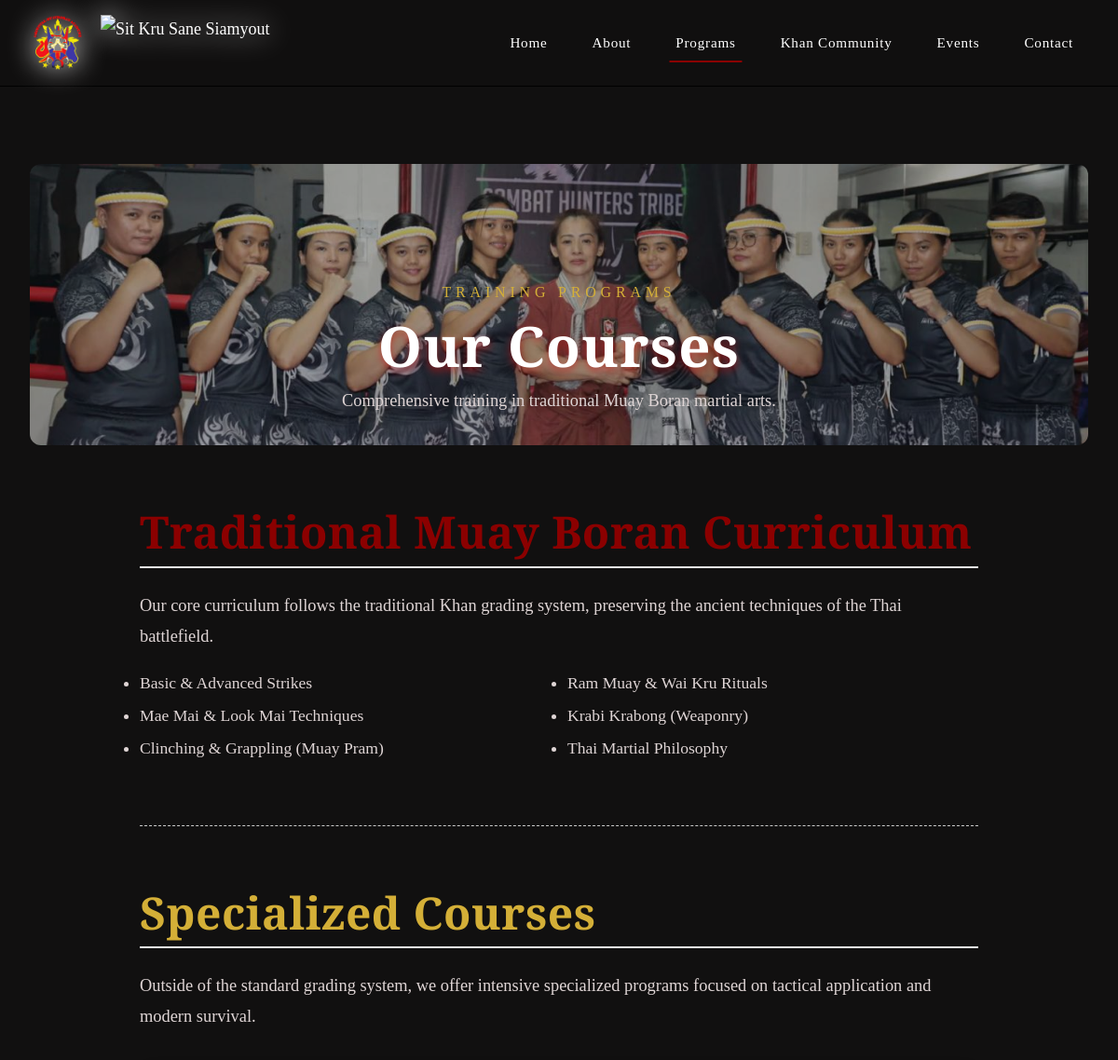
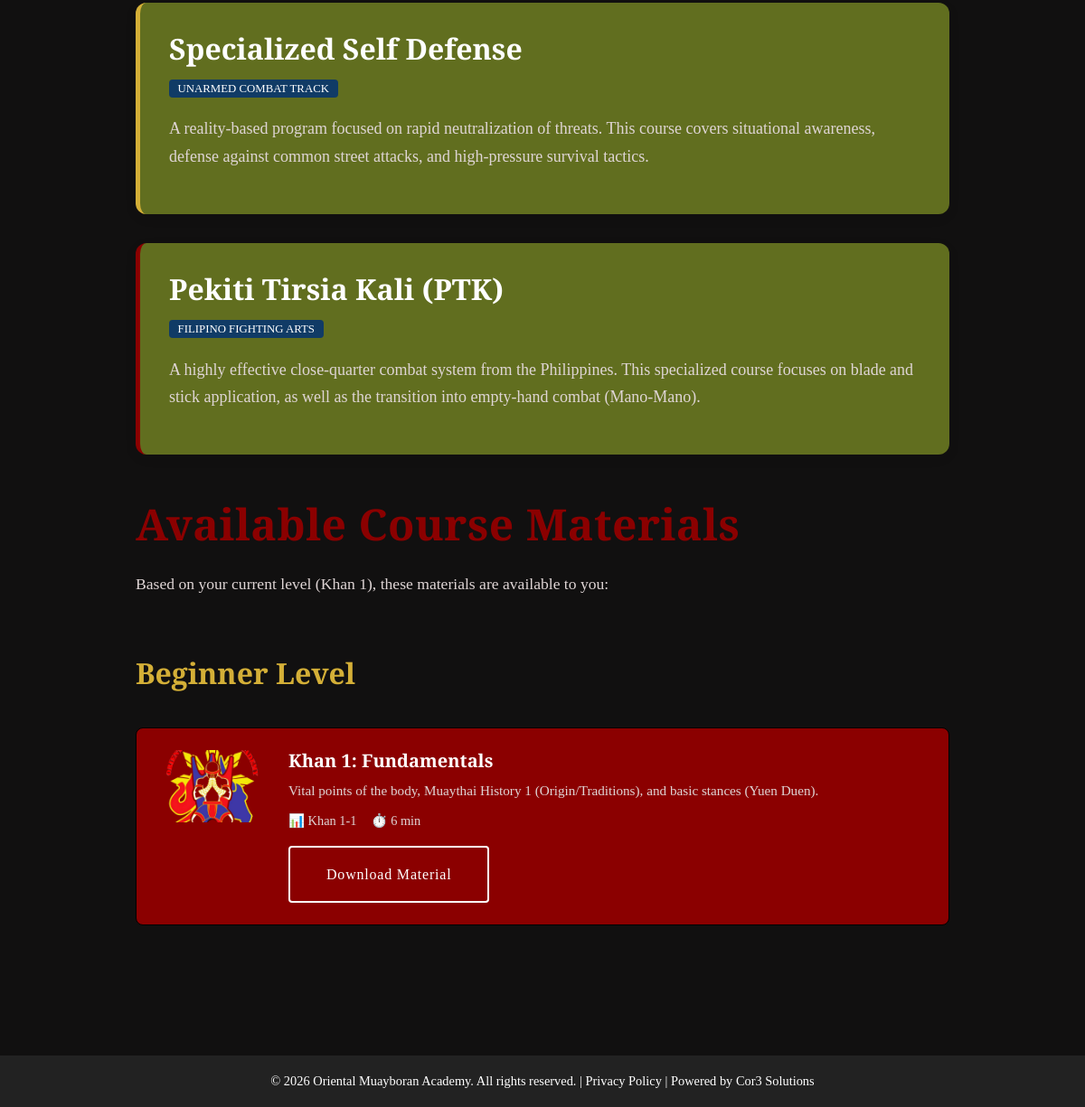
Page /pages/course.php (signed in) on the committed database (2 pictures, top to bottom).
### tables this page shows
CREATE TABLE `khan_members` (
  `id` int(11) NOT NULL AUTO_INCREMENT,
  `user_id` int(11) DEFAULT NULL,
  `full_name` varchar(255) NOT NULL,
  `email` varchar(255) NOT NULL,
  `phone` varchar(50) DEFAULT NULL,
  `photo_path` varchar(500) DEFAULT NULL,
  `current_khan_level` int(11) DEFAULT 1,
  `khan_color` varchar(50) DEFAULT NULL,
  `date_joined` date NOT NULL,
  `date_promoted` date DEFAULT NULL,
  `instructor_id` int(11) DEFAULT NULL,
  `training_location` varchar(255) DEFAULT NULL,
  `status` enum('active','inactive','refresher') DEFAULT 'active',
  `notes` text DEFAULT NULL,
  `created_at` timestamp NOT NULL DEFAULT current_timestamp(),
  `updated_at` timestamp NOT NULL DEFAULT current_timestamp() ON UPDATE current_timestamp(),
  PRIMARY KEY (`id`),
  KEY `user_id` (`user_id`),
  KEY `instructor_id` (`instructor_id`),
  KEY `idx_khan_level` (`current_khan_level`),
  KEY `idx_status` (`status`),
  KEY `idx_email` (`email`),
  CONSTRAINT `khan_members_ibfk_1` FOREIGN KEY (`user_id`) REFERENCES `users` (`id`) ON DELETE SET NULL,
  CONSTRAINT `khan_members_ibfk_2` FOREIGN KEY (`instructor_id`) REFERENCES `instructors` (`id`) ON DELETE SET NULL
);

CREATE TABLE `course_materials` (
  `id` int(11) NOT NULL AUTO_INCREMENT,
  `title` varchar(255) NOT NULL,
  `description` text DEFAULT NULL,
  `category` enum('beginner','intermediate','advanced','instructor','weapon') NOT NULL,
  `khan_level_min` int(11) DEFAULT 1,
  `khan_level_max` int(11) DEFAULT 16,
  `file_path` varchar(500) DEFAULT NULL,
  `file_type` varchar(50) DEFAULT NULL,
  `video_url` varchar(500) DEFAULT NULL,
  `thumbnail_path` varchar(500) DEFAULT NULL,
  `duration_minutes` int(11) DEFAULT NULL,
  `display_order` int(11) DEFAULT 0,
  `is_public` tinyint(1) DEFAULT 0,
  `status` enum('draft','published','archived') DEFAULT 'published',
  `created_by` int(11) DEFAULT NULL,
  `created_at` timestamp NOT NULL DEFAULT current_timestamp(),
  `updated_at` timestamp NOT NULL DEFAULT current_timestamp() ON UPDATE current_timestamp(),
  PRIMARY KEY (`id`),
  KEY `created_by` (`created_by`),
  KEY `idx_category` (`category`),
  KEY `idx_khan_level` (`khan_level_min`,`khan_level_max`),
  KEY `idx_status` (`status`),
  CONSTRAINT `course_materials_ibfk_1` FOREIGN KEY (`created_by`) REFERENCES `users` (`id`) ON DELETE SET NULL
);

### config/database.php (called while the page is built, shortened)
<?php
function isLoggedIn() {
    return isset($_SESSION['user_id']);
}

### pages/course.php (the view, shortened to what this page needs)
<?php
include '../includes/header.php';
$conn = getDbConnection();
$user_khan_level = 0;
if (isLoggedIn()) {
    $user_id = $_SESSION['user_id'];
    $member_query = $conn->query("SELECT current_khan_level FROM khan_members WHERE user_id = $user_id");
    if ($member = $member_query->fetch_assoc()) {
        $user_khan_level = $member['current_khan_level'];
    }
}
if (isLoggedIn() && $user_khan_level > 0) {
    $courses = $conn->query("
        SELECT * FROM course_materials
        WHERE status = 'published'
        AND khan_level_min <= $user_khan_level
        ORDER BY category, display_order ASC
    ");
}
?>
<section class="section">
    <div class="container">
        <div class="section-header text-center" style="
    min-height: 300px;
    background:
      linear-gradient(rgba(0,0,0,0.35), rgba(0,0,0,0.35)),
      url('../assets/images/courses.jpg')
 center / cover no-repeat;
    padding: 2rem 2rem;
    border-radius: 12px;
    color: #fff;
    display: flex;
    flex-direction: column;
    justify-content: center;
">
            <br><br><br>
            <p class="section-subtitle" style="margin-bottom: 0.5rem;">Training Programs</p>
            <h1 class="hero-title"
                style="color:#ffffff; text-shadow: 0 4px 8px rgba(202, 19, 19, 0.6); margin-bottom: 0.5rem;">
                Our Courses
            </h1>
            <p class="section-description" style="margin-bottom: 0;">
                Comprehensive training in traditional Muay Boran martial arts.
            </p>
        </div>
        <div style="max-width: 900px; margin: 3rem auto;">
            <div style="margin-bottom: 4rem;">
                <h2
                    style="color: var(--color-primary); margin-bottom: 1.5rem; border-bottom: 2px solid #eee; padding-bottom: 0.5rem;">
                    Traditional Muay Boran Curriculum</h2>
                <p style="font-size: 1.15rem; line-height: 1.8; color: var(--color-text-light);">
                    Our core curriculum follows the traditional Khan grading system, preserving the ancient techniques
                    of the Thai battlefield.
                </p>
                <ul
                    style="font-size: 1.1rem; line-height: 2; color: var(--color-text-light); columns: 2; margin-top: 1rem;">
                    <li>Basic & Advanced Strikes</li>
                    <li>Mae Mai & Look Mai Techniques</li>
                    <li>Clinching & Grappling (Muay Pram)</li>
                    <li>Ram Muay & Wai Kru Rituals</li>
                    <li>Krabi Krabong (Weaponry)</li>
                    <li>Thai Martial Philosophy</li>
                </ul>
            </div>
            <hr style="border: 0; border-top: 1px dashed #ccc; margin-bottom: 4rem;">
            <div style="margin-bottom: 3rem;">
                <h2
                    style="color: var(--color-secondary); margin-bottom: 1.5rem; border-bottom: 2px solid #eee; padding-bottom: 0.5rem;">
                    Specialized Courses</h2>
                <p style="font-size: 1.15rem; line-height: 1.8; color: var(--color-text-light); margin-bottom: 2rem;">
                    Outside of the standard grading system, we offer intensive specialized programs focused on tactical
                    application and modern survival.
                </p>
                <div style="display: grid; gap: 2rem;">
                    <div
                        style="background: #616e1f; padding: 2rem; border-radius: 12px; box-shadow: 0 4px 15px rgba(0,0,0,0.05); border-left: 5px solid var(--color-secondary);">
                        <h3 style="margin-bottom: 0.5rem;">Specialized Self Defense</h3>
                        <span
                            style="background: #103b66; padding: 0.2rem 0.6rem; border-radius: 4px; font-size: 0.8rem; text-transform: uppercase;">Unarmed
                            Combat Track</span>
                        <p style="margin-top: 1rem; color: var(--color-text-light);">
                            A reality-based program focused on rapid neutralization of threats. This course covers
                            situational awareness, defense against common street attacks, and high-pressure survival
                            tactics.
                        </p>
                    </div>
                    <div
                        style="background: #616e1f; padding: 2rem; border-radius: 12px; box-shadow: 0 4px 15px rgba(0,0,0,0.05); border-left: 5px solid #8B0000;">
                        <h3 style="margin-bottom: 0.5rem;">Pekiti Tirsia Kali (PTK)</h3>
                        <span
                            style="background: #103b66; padding: 0.2rem 0.6rem; border-radius: 4px; font-size: 0.8rem; text-transform: uppercase;">Filipino
                            Fighting Arts</span>
                        <p style="margin-top: 1rem; color: var(--color-text-light);">
                            A highly effective close-quarter combat system from the Philippines. This specialized course
                            focuses on blade and stick application, as well as the transition into empty-hand combat
                            (Mano-Mano).
                        </p>
                    </div>
                </div>
            </div>
            <?php if (isLoggedIn() && $user_khan_level > 0): ?>
                <div style="margin-bottom: 3rem;">
                    <h2 style="color: var(--color-primary); margin-bottom: 1.5rem;">Available Course Materials</h2>
                    <p style="font-size: 1.1rem; color: var(--color-text-light); margin-bottom: 2rem;">
                        Based on your current level (Khan <?php echo $user_khan_level; ?>), these materials are available to
                        you:
                    </p>
                    <?php if ($courses->num_rows > 0): ?>
                        <div style="display: grid; gap: 1.5rem;">
                            <?php
                            $current_category = '';
                            while ($course = $courses->fetch_assoc()):
                                if ($current_category != $course['category']) {
                                    $current_category = $course['category'];
                                    echo '<h3 style="color: var(--color-secondary); margin-top: 2rem; margin-bottom: 1rem;">'
                                        . ucfirst($current_category) . ' Level</h3>';
                                    echo '<div style="display: grid; gap: 1rem;">';
                                }
                                ?>
                                <div class="card" style="padding: 1.5rem;">
                                    <div style="display: flex; gap: 1.5rem; align-items: start;">
                                        <?php if (!empty($course['thumbnail_path'])): ?>
                                            <img src="../<?php echo htmlspecialchars($course['thumbnail_path']); ?>"
                                                alt="<?php echo htmlspecialchars($course['title']); ?>"
                                                style="width: 120px; height: 80px; object-fit: cover; border-radius: 8px;">
                                        <?php endif; ?>
                                        <div style="flex: 1;">
                                            <h4 style="margin-bottom: 0.5rem;"><?php echo htmlspecialchars($course['title']); ?>
                                            </h4>
                                            <p style="color: var(--color-text-light); font-size: 0.95rem; margin-bottom: 0.5rem;">
                                                <?php echo htmlspecialchars($course['description']); ?>
                                            </p>
                                            <div
                                                style="display: flex; gap: 1rem; font-size: 0.9rem; color: var(--color-text-light);">
                                                <span>📊 Khan
                                                    <?php echo $course['khan_level_min']; ?>-<?php echo $course['khan_level_max']; ?></span>
                                                <?php if ($course['duration_minutes']): ?>
                                                    <span>⏱️ <?php echo $course['duration_minutes']; ?> min</span>
                                                <?php endif; ?>
                                            </div>
                                            <?php if (!empty($course['file_path'])): ?>
                                                <a href="../<?php echo htmlspecialchars($course['file_path']); ?>" target="_blank"
                                                    class="btn btn-outline btn-sm" style="margin-top: 1rem;">
                                                    Download Material
                                                </a>
                                            <?php endif; ?>
                                        </div>
                                    </div>
                                </div>
                            <?php endwhile; ?>
                        </div>
                    <?php else: ?>
                        <p style="text-align: center; padding: 2rem; background: var(--color-bg-light); border-radius: 8px;">
                            No course materials available for your current level yet. Check back soon!
                        </p>
                    <?php endif; ?>
                </div>
            <?php endif; ?>
        </div>
    </div>
</section>
<?php include '../includes/footer.php'; ?>

### assets/css/style.css (style rules this page uses)
:root { --color-primary: #8b0000; --color-primary-dark: #5c0000; --color-primary-light: #a52a2a; --color-secondary: #d4af37; --color-accent: #c9a961; --color-text: #ffffff; --color-text-light: #dfd5d5; --color-text-dark: #333333; --color-bg: #111010; --color-bg-light: #3b351d; --color-bg-card: #8b0000; --color-border: #000000; --color-border-light: rgba(255, 255, 255, 0.1); --font-display: "Cinzel", serif; --font-body: "Cormorant Garamond", serif; --spacing-xs: 0.5rem; --spacing-sm: 1rem; --spacing-md: 2rem; --spacing-lg: 4rem; --spacing-xl: 6rem; --container-width: 1200px; --header-height: 80px; --transition-base: 0.3s ease; --transition-slow: 0.6s ease; --shadow-sm: 0 2px 8px rgba(0, 0, 0, 0.1); --shadow-md: 0 4px 15px rgba(0, 0, 0, 0.15); --shadow-lg: 0 8px 30px rgba(0, 0, 0, 0.2); --shadow-text: 0 2px 4px rgba(0, 0, 0, 0.3); --shadow-text-strong: 0 4px 8px rgba(0, 0, 0, 0.6); }
* { margin: 0; padding: 0; box-sizing: border-box; }
html { scroll-behavior: smooth; }
body { font-family: var(--font-body); font-size: 18px; line-height: 1.7; color: var(--color-text); background-color: var(--color-bg); overflow-x: hidden; }
.container { max-width: var(--container-width); margin: 0 auto; padding: 0 var(--spacing-md); }
img { max-width: 100%; height: auto; display: block; }
a { text-decoration: none; color: inherit; transition: var(--transition-base); }
h1, h2, h3, h4, h5, h6 { font-family: var(--font-display); font-weight: 600; line-height: 1.2; margin-bottom: var(--spacing-sm); }
h1 { font-size: clamp(2.5rem, 5vw, 4rem); letter-spacing: 0.02em; }
h2 { font-size: clamp(2rem, 4vw, 3rem); letter-spacing: 0.01em; }
h3 { font-size: clamp(1.5rem, 3vw, 2rem); }
h4 { font-size: 1.25rem; }
p { margin-bottom: var(--spacing-sm); }
.hero-title { color: var(--color-text); margin-bottom: var(--spacing-md); text-shadow: var(--shadow-text-strong); animation-delay: 0.2s; }
.btn { font-family: var(--font-display); font-size: 1rem; font-weight: 500; padding: 1rem 2.5rem; border: 2px solid transparent; border-radius: 4px; cursor: pointer; transition: var(--transition-base); letter-spacing: 0.05em; display: inline-block; text-align: center; }
.btn-outline { background: transparent; color: var(--color-text); border-color: var(--color-text); }
.section { padding: var(--spacing-xl) 0; }
.section-header { text-align: center; margin-bottom: var(--spacing-lg); }
.section-subtitle { font-family: var(--font-body); font-size: 1rem; color: var(--color-secondary); letter-spacing: 0.3em; text-transform: uppercase; margin-bottom: var(--spacing-sm); font-weight: 500; }
.section-description { font-size: 1.15rem; color: var(--color-text-light); max-width: 700px; margin: 0 auto; }
.card { background: var(--color-bg-card); border: 1px solid var(--color-border); border-radius: 8px; padding: var(--spacing-md); transition: all var(--transition-base); color: var(--color-text); position: relative; overflow: hidden; }
.card::before { content: ''; position: absolute; top: 0; left: 0; right: 0; bottom: 0; background: transparent; transition: var(--transition-base); z-index: 0; }
.card > * { position: relative; z-index: 1; }
.text-center { text-align: center; }

### rows in the picture
khan_members: current_khan_level "1"
course_materials: category "Beginner", thumbnail_path (picture), title "Khan 1: Fundamentals", description "Vital points of the body, Muaythai History 1 (Origin/Traditions), and basic stances (Yuen Duen).", khan_level_min "1", khan_level_max "1", duration_minutes "6"
